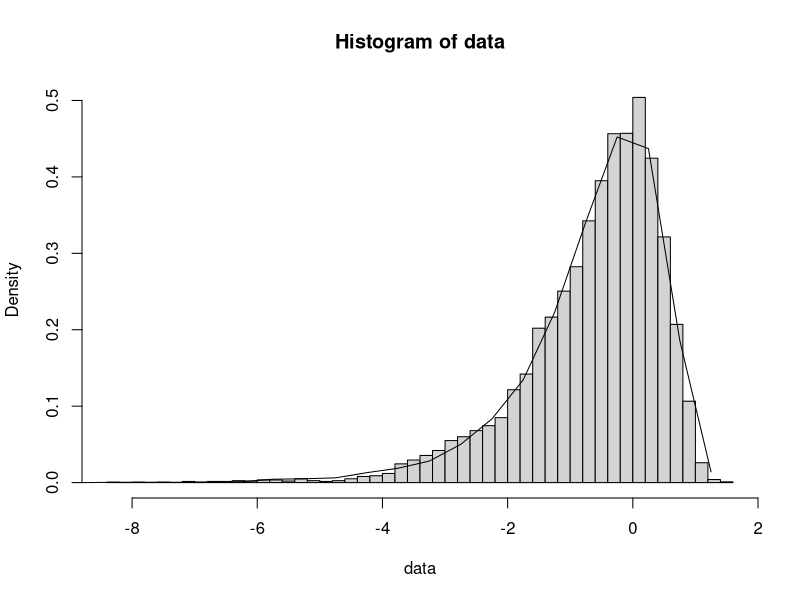

R code for this plot:
# These quantities describe a normal mixture that approximates a 0.5 *
# log(chi-square(1)) distribution.  In particular the distribution is
# governed by p(x | i) \sim N( b[i], sqrt(w[i]) ), p(i) = q(i).
q = c(0.0073, 0.1056, 0.2575, 0.34, 0.2456, 0.0440);
b = c(-5.7002, -2.6216, -1.1793, -0.3255, 0.2624, 0.7537);
w = c(1.4490, 0.6534, 0.3157, 0.16, 0.0851, 0.0418);

n = length(q);

N = 10000;
data = 1:N;

#draws = 1000;
#data = sample(1:n, draws, replace=TRUE, prob=q);

# When plotting a histogram things do not look like if you try to turn
# the histogram into a probability density function using prob=TRUE.

for(i in 1:N){
  idx = sample(1:n, 1, replace=TRUE, prob=q);
  data[i] = rnorm(1, b[idx], sqrt(w[idx]));
}

# A chi-square(k) distribution is Ga(k/2, rate=1/2).
chisquare = rgamma(N, 1/2, rate=1/2);
logchisq = 0.5 * log(chisquare);

# To see that our normal mixture approximates a chisquare...
actual = hist(logchisq, breaks=40, plot=FALSE);
approx = hist(data, breaks=40, prob=TRUE);
lines(actual$mids, actual$density);
